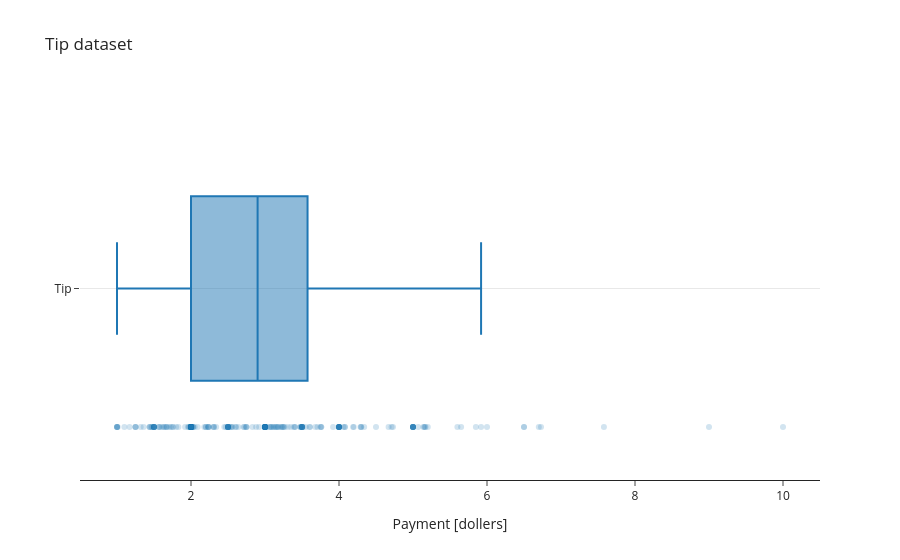

Write notebook code for a chart like this one.
### Code cell
# Traceを作成
trace = go.Box(
    x=df['tip'],
    boxpoints='all',            # すべてのマーカーを表示
    jitter=0.,                  # ジッター量（0）
    marker={'opacity': 0.2},    # マーカー設定
    name='Tip'
)   # チップ額の箱ひげ図（すべてのマーカー表示）

# Figureを作成
figure = go.Figure(trace, layout)

figure

### Figure 1 — Plotly figure (JSON) as saved in the notebook; plotly's stock layout.template omitted (floating-point values rounded to 4 significant figures; data arrays with more than 128 entries replaced by an {"elided": "..."} marker saying what was removed)
{"data": [{"boxpoints": "all", "jitter": 0, "marker": {"opacity": 0.2}, "name": "Tip", "type": "box", "x": {"elided": "244 float values"}}], "layout": {"title": {"text": "Tip dataset"}, "xaxis": {"title": {"text": "Payment [dollers]"}}}}
